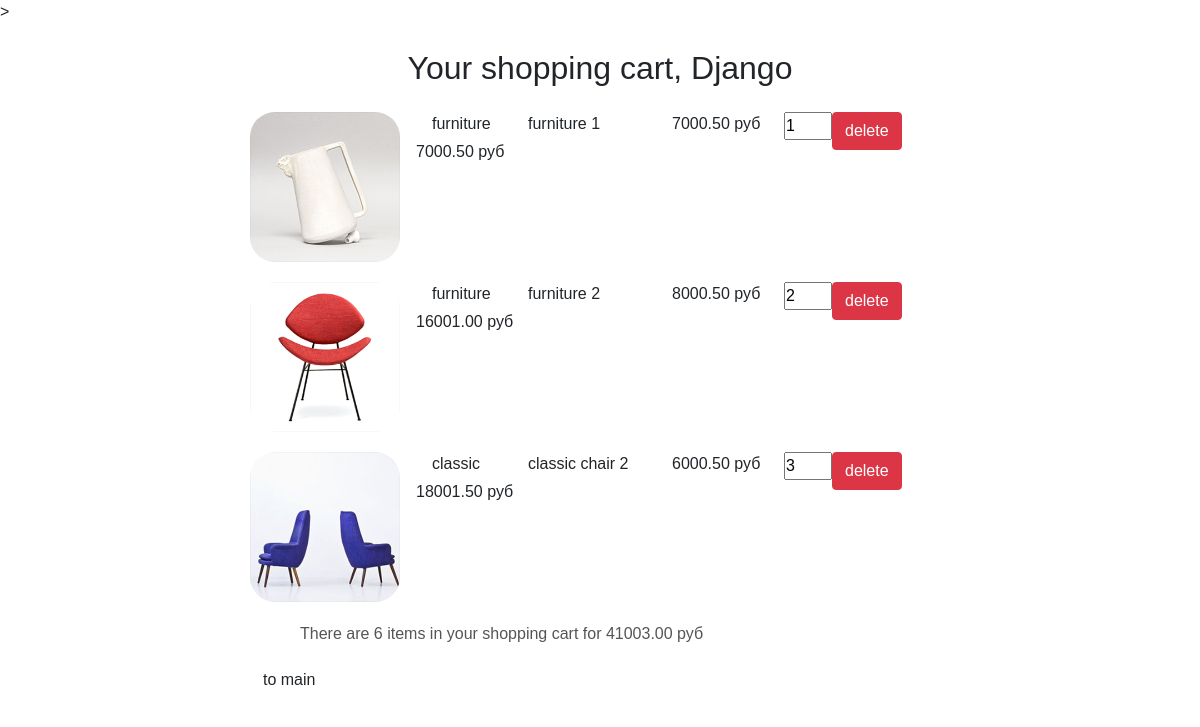
Page /basket/ (signed in) on the earlier database version.
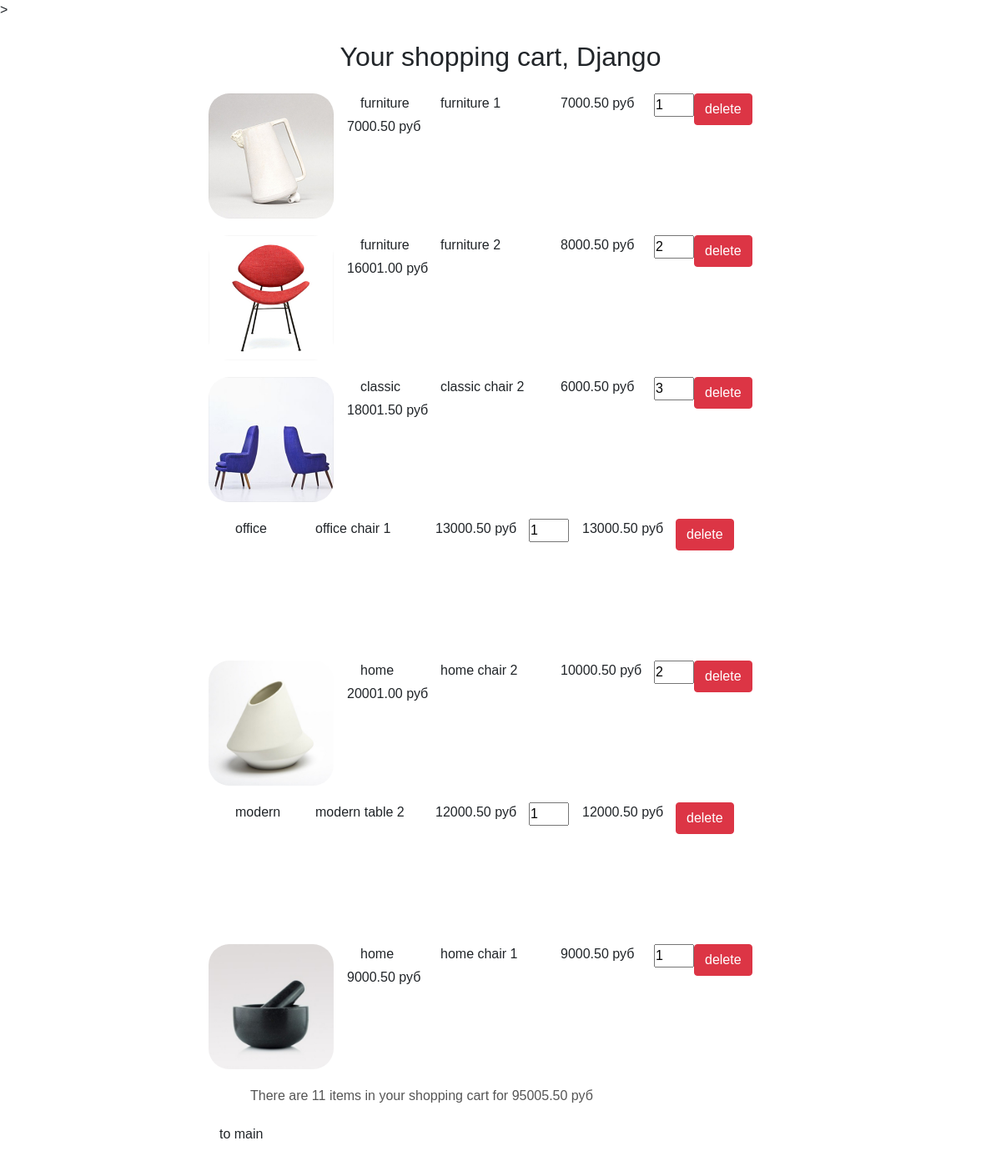
Same page on the later database version.
### authapp/models.py (models this page shows)
class ShopUser(AbstractUser):
    avatar = models.ImageField(upload_to='user_avatars', blank=True)
    age = models.PositiveIntegerField(verbose_name='Возраст')

### basketapp/models.py (models this page shows)
class Basket(models.Model):
    user = models.ForeignKey(settings.AUTH_USER_MODEL, on_delete=models.CASCADE, related_name='basket')
    product = models.ForeignKey(Product, on_delete=models.CASCADE)
    quantity = models.PositiveIntegerField(verbose_name='quantity', default=0)
    add_datetime = models.DateTimeField(verbose_name='Time', auto_now_add=True)
    @property
    def product_cost(self):
        return self.product.price * self.quantity
    @property
    def total_quantity(self):
        return sum([el.quantity for el in self.user.basket.all()])
    @property
    def total_cost(self):
        return sum([el.product_cost for el in self.user.basket.all()])

### mainapp/models.py (models this page shows, shortened)
class Product(models.Model):
    category = models.ForeignKey(ProductCategory, on_delete=models.CASCADE)
    name = models.CharField(verbose_name="Имя продукта", max_length=64)
    image = models.ImageField(verbose_name="Картинка продукта", upload_to="product_images",blank=True)
    shortdesc = models.TextField(verbose_name="Краткое описание продукта", blank=True, max_length=64)
    description = models.TextField(verbose_name="Описание продукта", blank=True, max_length=128)
    price = models.DecimalField(verbose_name="Цена продукта", max_digits=8, decimal_places=2, default=0)
    quantity = models.PositiveIntegerField(verbose_name="Количество продукта на складе", default=0)

class ProductCategory(models.Model):
    name = models.CharField(verbose_name="Имя", max_length=64, unique=True)
    description = models.TextField(verbose_name="Описание", blank=True, max_length=128)

### basketapp/views.py (the view)
# urls.py: path('', basketapp.index, name='index'),
@login_required
def index(request):
    context = {
        'page_title': 'Basket',
        'basket': get_basket(request),
    }
    return render(request, 'basketapp/index.html', context)

### mainapp/views.py (called while the page is built)
def get_basket(request):
    if request.user.is_authenticated:
        return request.user.basket.all()
    else:
        return []

### basketapp/templates/basketapp/index.html
{% extends 'basketapp/base.html' %}
{% load static %}
{% block container %}
    <div class="basket-list">
        {% for item in basket %}
            <div class="basket_record">
                <img src="/media/{{ item.product.image }}" alt="{{ item.product.short_desc }}">
                <span class="category_name">{{ item.product.category.name }}</span>
                <span class="product_name">{{ item.product.name }}</span>
                <span class="product_price">{{ item.product.price }}&nbspруб</span>
                <input type="number" name="{{ item.pk }}" min="0" value="{{ item.quantity }}">
                <span class="product_cost">{{ item.product_cost }}&nbspруб</span>
                <a href="{% url 'basket:delete' item.pk %}" class="btn btn-danger">
                    delete
                </a>
            </div>
        {% endfor %}
        {% if basket %}
            <div class="basket_summary">
                There are {{ basket.0.total_quantity }} items in your shopping cart for
                {{ basket.0.total_cost }} руб
            </div>
        {% endif %}
        <a href="{% url 'main:index' %}" class="btn btn-round">
            to main
        </a>
    </div>
{% endblock %}

### basketapp/templates/basketapp/base.html (shortened to what this page needs)
<!DOCTYPE html>
{% load static %}
<html>
<head>
    {% block css %}
        <link rel="stylesheet" type="text/css" href="{% static 'css/bootstrap.min.css' %}">
        <link rel="stylesheet" type="text/css" href="{% static 'css/style.css' %}">>
    {% endblock %}
</head>
<body>
<div class="basket-container">
    <div class="h2 text-center head">
        Your shopping cart, {{ user.first_name|title|default:'User' }}
    </div>
    {% block container %}
    {% endblock %}
</div>
</body>
</html>

### static/css/style.css (style rules this page uses)
* { margin: 0; padding: 0; }
a { text-decoration: none; }
body { font-family: 'Montserrat', sans-serif; }
::placeholder { color: #6c6c6c; font-size: 14px; font-weight: 300; padding-left: 19px; padding-top: 17px; padding-bottom: 17px; }
.basket-container { margin: 25px auto; width: 700px; }
.basket-list input[type="number"] { width: 3em; position: relative; display: block; float: left; }
.basket-list span.category_name { margin-left: 2em; width: 5em; position: relative; display: block; float: left; }
.basket-list span.product_name { margin-left: 1em; width: 8em; position: relative; display: block; float: left; }
.basket-list span.product_price { margin-left: 1em; width: 7em; position: relative; display: block; float: left; }
.basket-list span.product_cost { margin-left: 1em; width: 7em; position: relative; display: block; float: left; }
.basket-list .basket_record { position: relative; display: block; height: 170px; float: none; }
.basket-container .head { margin: 25px auto; }
.basket-container img { display: block; float: left; width: 150px; border-radius: 25px; }
.basket-container .basket_summary { display: block; margin-left: 50px; margin-bottom: 15px; color: #555; }

Differences in the rows shown:
computed for Basket "furniture 1": user+quantity "6" → "11"; user+product+quantity "41003.00" → "95005.50"
added Basket: product.category.name "office", product.name "office chair 1", product.price "13000.50", quantity "1", product_cost "13000.50"
added Basket: product.image (picture), product.category.name "home", product.name "home chair 2", product.price "10000.50", quantity "2", product_cost "20001.00"
added Basket: product.category.name "modern", product.name "modern table 2", product.price "12000.50", quantity "1", product_cost "12000.50"
added Basket: product.image (picture), product.category.name "home", product.name "home chair 1", product.price "9000.50", quantity "1", product_cost "9000.50"
